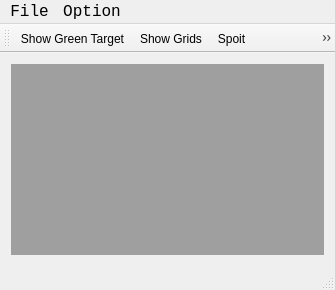
<?xml version="1.0" encoding="UTF-8"?>
<ui version="4.0">
 <class>MainWindow</class>
 <widget class="QMainWindow" name="MainWindow">
  <property name="geometry">
   <rect>
    <x>0</x>
    <y>0</y>
    <width>335</width>
    <height>290</height>
   </rect>
  </property>
  <property name="windowTitle">
   <string>MainWindow</string>
  </property>
  <widget class="QWidget" name="centralWidget">
   <layout class="QHBoxLayout" name="horizontalLayout">
    <item>
     <widget class="QMdiArea" name="mdi"/>
    </item>
   </layout>
  </widget>
  <widget class="QToolBar" name="mainToolBar">
   <property name="iconSize">
    <size>
     <width>50</width>
     <height>50</height>
    </size>
   </property>
   <attribute name="toolBarArea">
    <enum>TopToolBarArea</enum>
   </attribute>
   <attribute name="toolBarBreak">
    <bool>false</bool>
   </attribute>
   <addaction name="actShowGreenTarget"/>
   <addaction name="actShowGrids"/>
   <addaction name="actSpoit"/>
   <addaction name="actOpenDepthCSV"/>
  </widget>
  <widget class="QStatusBar" name="statusBar">
   <property name="font">
    <font>
     <family>Consolas</family>
     <pointsize>12</pointsize>
     <weight>75</weight>
     <bold>true</bold>
    </font>
   </property>
  </widget>
  <widget class="QMenuBar" name="menuBar">
   <property name="geometry">
    <rect>
     <x>0</x>
     <y>0</y>
     <width>335</width>
     <height>29</height>
    </rect>
   </property>
   <property name="font">
    <font>
     <family>Consolas</family>
     <pointsize>12</pointsize>
    </font>
   </property>
   <widget class="QMenu" name="menutest">
    <property name="title">
     <string>Option</string>
    </property>
    <addaction name="actBDHSV"/>
    <addaction name="actGreenHSV"/>
    <addaction name="actCamParam"/>
    <addaction name="actAlarm_ON"/>
   </widget>
   <widget class="QMenu" name="menuFile">
    <property name="title">
     <string>File</string>
    </property>
   </widget>
   <addaction name="menuFile"/>
   <addaction name="menutest"/>
  </widget>
  <action name="actShowGreenTarget">
   <property name="checkable">
    <bool>true</bool>
   </property>
   <property name="icon">
    <iconset>
     <normaloff>../resource/green_target.png</normaloff>../resource/green_target.png</iconset>
   </property>
   <property name="text">
    <string>Show Green Target</string>
   </property>
  </action>
  <action name="actShowGrids">
   <property name="checkable">
    <bool>true</bool>
   </property>
   <property name="icon">
    <iconset>
     <normaloff>../resource/grids.png</normaloff>../resource/grids.png</iconset>
   </property>
   <property name="text">
    <string>Show Grids</string>
   </property>
  </action>
  <action name="actGreenHSV">
   <property name="checked">
    <bool>false</bool>
   </property>
   <property name="text">
    <string>Green HSV</string>
   </property>
  </action>
  <action name="actCamParam">
   <property name="text">
    <string>Camera Parameter</string>
   </property>
  </action>
  <action name="actOpenDepthCSV">
   <property name="icon">
    <iconset resource="../resource/rsc.qrc">
     <normaloff>:/IMAGE/open_csv.png</normaloff>:/IMAGE/open_csv.png</iconset>
   </property>
   <property name="text">
    <string>Open Depth CSV</string>
   </property>
  </action>
  <action name="actSpoit">
   <property name="icon">
    <iconset>
     <normaloff>../resource/spoit.png</normaloff>../resource/spoit.png</iconset>
   </property>
   <property name="text">
    <string>Spoit</string>
   </property>
  </action>
  <action name="actionON">
   <property name="text">
    <string>ON</string>
   </property>
  </action>
  <action name="actionOFF">
   <property name="checkable">
    <bool>true</bool>
   </property>
   <property name="text">
    <string>OFF</string>
   </property>
  </action>
  <action name="actON">
   <property name="checkable">
    <bool>false</bool>
   </property>
   <property name="checked">
    <bool>false</bool>
   </property>
   <property name="text">
    <string>ON</string>
   </property>
  </action>
  <action name="actOFF">
   <property name="checkable">
    <bool>false</bool>
   </property>
   <property name="text">
    <string>OFF</string>
   </property>
  </action>
  <action name="actAlarm_ON">
   <property name="checkable">
    <bool>true</bool>
   </property>
   <property name="checked">
    <bool>true</bool>
   </property>
   <property name="text">
    <string>Alarm ON</string>
   </property>
  </action>
  <action name="actBDHSV">
   <property name="text">
    <string>BlueDoctor HSV</string>
   </property>
  </action>
 </widget>
 <layoutdefault spacing="6" margin="11"/>
 <resources>
  <include location="../resource/rsc.qrc"/>
 </resources>
 <connections/>
</ui>
